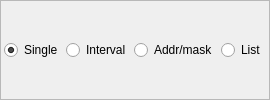
                     <widget class="QFrame" name="frameDipMeaning">
                      <property name="sizePolicy">
                       <sizepolicy hsizetype="Preferred" vsizetype="Fixed">
                        <horstretch>2</horstretch>
                        <verstretch>0</verstretch>
                       </sizepolicy>
                      </property>
                      <property name="frameShape">
                       <enum>QFrame::StyledPanel</enum>
                      </property>
                      <property name="frameShadow">
                       <enum>QFrame::Raised</enum>
                      </property>
                      <layout class="QHBoxLayout">
                       <property name="spacing">
                        <number>3</number>
                       </property>
                       <property name="margin">
                        <number>3</number>
                       </property>
                       <item>
                        <widget class="IQFRadioButton" name="radioButtonDIPSingle">
                         <property name="sizePolicy">
                          <sizepolicy hsizetype="Preferred" vsizetype="Fixed">
                           <horstretch>0</horstretch>
                           <verstretch>0</verstretch>
                          </sizepolicy>
                         </property>
                         <property name="text">
                          <string>Single</string>
                         </property>
                         <property name="checked">
                          <bool>true</bool>
                         </property>
                        </widget>
                       </item>
                       <item>
                        <widget class="IQFRadioButton" name="radioButtonDIPInterval">
                         <property name="sizePolicy">
                          <sizepolicy hsizetype="Preferred" vsizetype="Fixed">
                           <horstretch>0</horstretch>
                           <verstretch>0</verstretch>
                          </sizepolicy>
                         </property>
                         <property name="text">
                          <string>Interval</string>
                         </property>
                        </widget>
                       </item>
                       <item>
                        <widget class="IQFRadioButton" name="radioButtonDIPAddrNetmask">
                         <property name="sizePolicy">
                          <sizepolicy hsizetype="Preferred" vsizetype="Fixed">
                           <horstretch>0</horstretch>
                           <verstretch>0</verstretch>
                          </sizepolicy>
                         </property>
                         <property name="text">
                          <string>Addr/mask</string>
                         </property>
                        </widget>
                       </item>
                       <item>
                        <widget class="IQFRadioButton" name="rBDipList">
                         <property name="text">
                          <string>List</string>
                         </property>
                        </widget>
                       </item>
                      </layout>
                     </widget>
